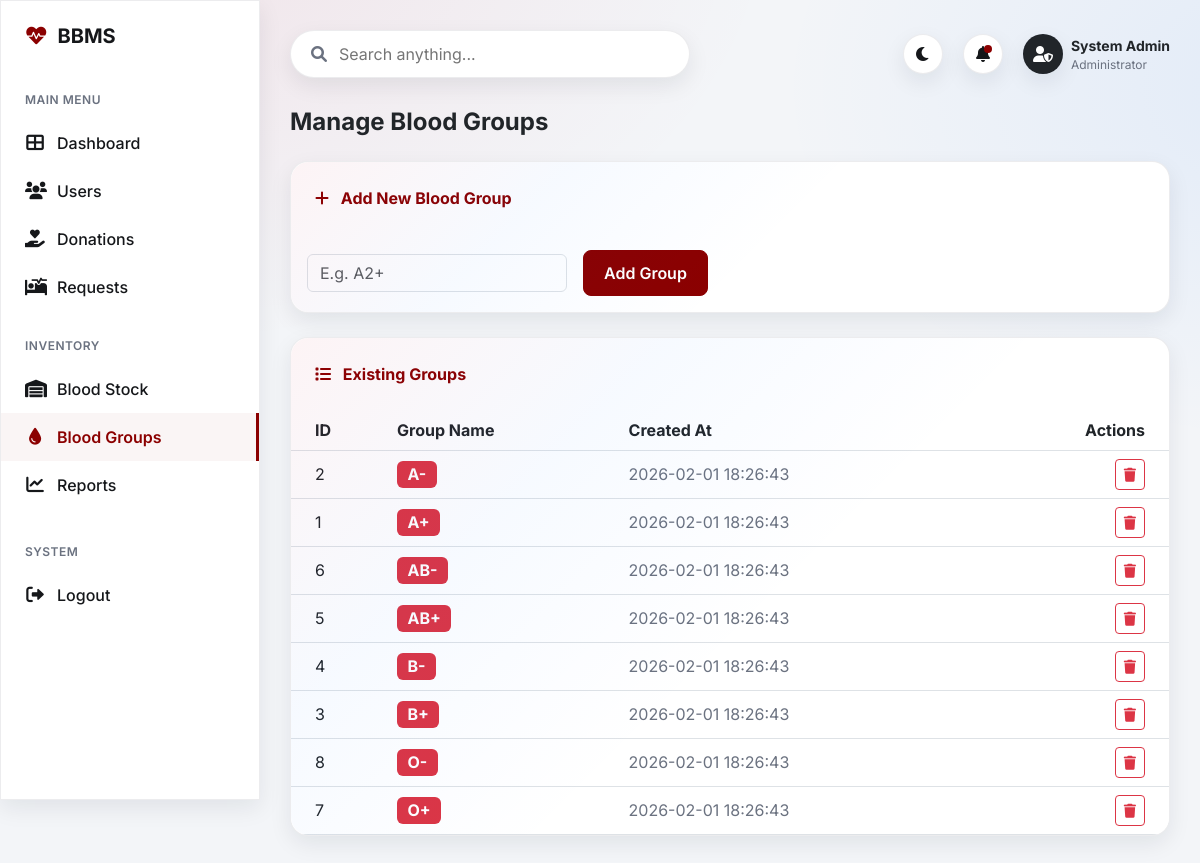
The page /admin/dashboard.php?page=blood_groups (signed in) on the database its author committed.
### tables this page shows
CREATE TABLE `blood_groups` (
  `id` int(11) NOT NULL AUTO_INCREMENT,
  `group_name` varchar(5) NOT NULL,
  `created_at` timestamp NOT NULL DEFAULT current_timestamp(),
  PRIMARY KEY (`id`),
  UNIQUE KEY `group_name` (`group_name`)
);

### includes/functions.php (called while the page is built, shortened)
<?php
function isAdmin()
{
    return isset($_SESSION['user_type']) && $_SESSION['user_type'] === 'admin';
}
?>

### admin/views/blood_groups_view.php (the view, shortened to what this page needs)
<?php
$groups = $pdo->query("SELECT * FROM blood_groups ORDER BY group_name")->fetchAll();
?>
<h4 class="fw-bold text-dark mb-4">Manage Blood Groups</h4>
<div class="card card-custom mb-4">
    <div class="card-header card-header-custom border-0">
        <i class="fas fa-plus me-2"></i> Add New Blood Group
    </div>
    <div class="card-body">
        <form action="" method="POST" class="row g-3 align-items-center">
            <div class="col-auto">
                <input type="text" class="form-control" name="group_name" placeholder="E.g. A2+" required>
            </div>
            <div class="col-auto">
                <button type="submit" name="add_group" class="btn btn-primary">Add Group</button>
            </div>
        </form>
    </div>
</div>
<div class="card card-custom">
    <div class="card-header card-header-custom border-0">
        <i class="fas fa-list me-2"></i> Existing Groups
    </div>
    <div class="card-body p-0">
        <div class="table-responsive">
            <table class="table table-hover align-middle mb-0">
                <thead class="bg-light">
                    <tr>
                        <th class="ps-4">ID</th>
                        <th>Group Name</th>
                        <th>Created At</th>
                        <th class="text-end pe-4">Actions</th>
                    </tr>
                </thead>
                <tbody>
                    <?php foreach ($groups as $group): ?>
                        <tr>
                            <td class="ps-4">
                                <?php echo $group['id']; ?>
                            </td>
                            <td><span class="badge bg-danger fs-6">
                                    <?php echo htmlspecialchars($group['group_name']); ?>
                                </span>
                            </td>
                            <td class="text-muted">
                                <?php echo $group['created_at']; ?>
                            </td>
                            <td class="text-end pe-4">
                                <form action="" method="POST"
                                    onsubmit="return confirm('Are you sure? This will delete related stock/history.');">
                                    <button type="submit" name="delete_group" class="btn btn-sm btn-outline-danger"><i
                                            class="fas fa-trash"></i></button>
                                </form>
                            </td>
                        </tr>
                    <?php endforeach; ?>
                </tbody>
            </table>
        </div>
    </div>
</div>

### admin/dashboard.php (shortened to what this page needs)
<?php
require_once '../includes/db.php';
require_once '../includes/functions.php';
$page = isset($_GET['page']) ? $_GET['page'] : 'dashboard';
?>
<!DOCTYPE html>
<html lang="en">
<head>
    <link href="https://cdn.jsdelivr.net/npm/bootstrap@5.3.0/dist/css/bootstrap.min.css" rel="stylesheet">
    <link href="https://cdn.jsdelivr.net/npm/@fortawesome/fontawesome-free@6.0.0/css/all.min.css" rel="stylesheet">
    <link href="../assets/css/style.css?v=<?php echo time(); ?>" rel="stylesheet">
</head>
<body>
    <div class="dashboard-container">
        <?php require_once '../includes/sidebar.php'; ?>
        <div class="main-content">
            <div class="top-bar">
                <form class="search-bar" action="dashboard.php" method="GET">
                    <i class="fas fa-search text-muted"></i>
                    <input type="text" name="q" placeholder="Search anything..."
                        value="<?php echo htmlspecialchars($_GET['q'] ?? ''); ?>">
                </form>
                <div class="user-profile">
                    <button type="button" class="theme-toggle" id="themeToggle" aria-label="Toggle dark mode">
                    </button>
                    <div class="icon-btn">
                        <i class="fas fa-bell"></i>
                        <span class="badge-dot"></span>
                    </div>
                    <div class="d-flex align-items-center gap-2">
                        <div class="icon-btn bg-dark text-white">
                            <i class="fas fa-user-shield"></i>
                        </div>
                        <div>
                            <div class="fw-bold small text-dark">
                                <?php
                                $admin_name = trim(($_SESSION['first_name'] ?? '') . ' ' . ($_SESSION['last_name'] ?? ''));
                                echo $admin_name !== '' ? htmlspecialchars($admin_name) : 'Admin User';
                                ?>
                            </div>
                            <div class="text-muted" style="font-size: 0.75rem;">Administrator</div>
                        </div>
                    </div>
                </div>
            </div>
            <?php
            switch ($page) {
                case 'blood_groups':
                    require_once 'views/blood_groups_view.php';
                    break;
            }
            ?>
        </div>
    </div>
</body>
</html>

### includes/sidebar.php (shortened to what this page needs)
<div class="sidebar">
    <div class="brand-logo">
        <i class="fas fa-heartbeat"></i> BBMS
    </div>
    <div class="nav-label">Main Menu</div>
    <ul class="nav flex-column mb-4">
        <?php if (isAdmin()): ?>
            <li class="nav-item">
                <a class="nav-link <?php echo ($current_page == 'dashboard.php' && (!isset($_GET['page']) || $_GET['page'] == 'dashboard')) ? 'active' : ''; ?>"
                    href="<?php echo BASE_URL; ?>admin/dashboard.php">
                    <i class="fas fa-th-large"></i> Dashboard
                </a>
            </li>
            <li class="nav-item">
                <a class="nav-link <?php echo (isset($_GET['page']) && $_GET['page'] == 'users') ? 'active' : ''; ?>"
                    href="<?php echo BASE_URL; ?>admin/dashboard.php?page=users">
                    <i class="fas fa-users"></i> Users
                </a>
            </li>
            <li class="nav-item">
                <a class="nav-link <?php echo (isset($_GET['page']) && $_GET['page'] == 'donations') ? 'active' : ''; ?>"
                    href="<?php echo BASE_URL; ?>admin/dashboard.php?page=donations">
                    <i class="fas fa-hand-holding-heart"></i> Donations
                </a>
            </li>
            <li class="nav-item">
                <a class="nav-link <?php echo (isset($_GET['page']) && $_GET['page'] == 'requests') ? 'active' : ''; ?>"
                    href="<?php echo BASE_URL; ?>admin/dashboard.php?page=requests">
                    <i class="fas fa-procedures"></i> Requests
                </a>
            </li>
            <div class="nav-label mt-3">Inventory</div>
            <li class="nav-item">
                <a class="nav-link <?php echo (isset($_GET['page']) && $_GET['page'] == 'blood_stock') ? 'active' : ''; ?>"
                    href="<?php echo BASE_URL; ?>admin/dashboard.php?page=blood_stock">
                    <i class="fas fa-warehouse"></i> Blood Stock
                </a>
            </li>
            <li class="nav-item">
                <a class="nav-link <?php echo (isset($_GET['page']) && $_GET['page'] == 'blood_groups') ? 'active' : ''; ?>"
                    href="<?php echo BASE_URL; ?>admin/dashboard.php?page=blood_groups">
                    <i class="fas fa-tint"></i> Blood Groups
                </a>
            </li>
            <li class="nav-item">
                <a class="nav-link <?php echo (isset($_GET['page']) && $_GET['page'] == 'reports') ? 'active' : ''; ?>"
                    href="<?php echo BASE_URL; ?>admin/dashboard.php?page=reports">
                    <i class="fas fa-chart-line"></i> Reports
                </a>
            </li>
        <?php endif; ?>
    </ul>
    <div class="nav-label">System</div>
    <ul class="nav flex-column">
        <li class="nav-item">
            <a class="nav-link" href="<?php echo BASE_URL; ?>auth/logout.php">
                <i class="fas fa-sign-out-alt"></i> Logout
            </a>
        </li>
    </ul>
</div>

### rows shown on the page
blood_groups: id "2", group_name "A-", created_at "2026-02-01 18:26:43"
blood_groups: id "1", group_name "A+", created_at "2026-02-01 18:26:43"
blood_groups: id "6", group_name "AB-", created_at "2026-02-01 18:26:43"
blood_groups: id "5", group_name "AB+", created_at "2026-02-01 18:26:43"
blood_groups: id "4", group_name "B-", created_at "2026-02-01 18:26:43"
blood_groups: id "3", group_name "B+", created_at "2026-02-01 18:26:43"
blood_groups: id "8", group_name "O-", created_at "2026-02-01 18:26:43"
blood_groups: id "7", group_name "O+", created_at "2026-02-01 18:26:43"

### other values the page prints
$admin_name "System Admin"
